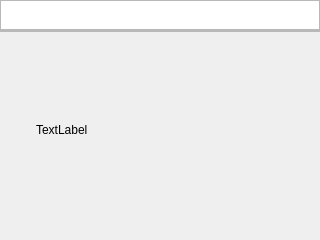
<?xml version="1.0" encoding="UTF-8"?>
<ui version="4.0">
 <class>InfoDialog</class>
 <widget class="QDialog" name="InfoDialog">
  <property name="enabled">
   <bool>true</bool>
  </property>
  <property name="geometry">
   <rect>
    <x>0</x>
    <y>0</y>
    <width>320</width>
    <height>240</height>
   </rect>
  </property>
  <property name="windowTitle">
   <string>InfoDialog</string>
  </property>
  <widget class="QGraphicsView" name="title">
   <property name="geometry">
    <rect>
     <x>0</x>
     <y>0</y>
     <width>320</width>
     <height>30</height>
    </rect>
   </property>
  </widget>
  <widget class="QLabel" name="info">
   <property name="geometry">
    <rect>
     <x>36</x>
     <y>50</y>
     <width>248</width>
     <height>160</height>
    </rect>
   </property>
   <property name="text">
    <string>TextLabel</string>
   </property>
  </widget>
  <widget class="QGraphicsView" name="splite">
   <property name="geometry">
    <rect>
     <x>0</x>
     <y>30</y>
     <width>320</width>
     <height>2</height>
    </rect>
   </property>
  </widget>
 </widget>
 <resources/>
 <connections/>
</ui>
